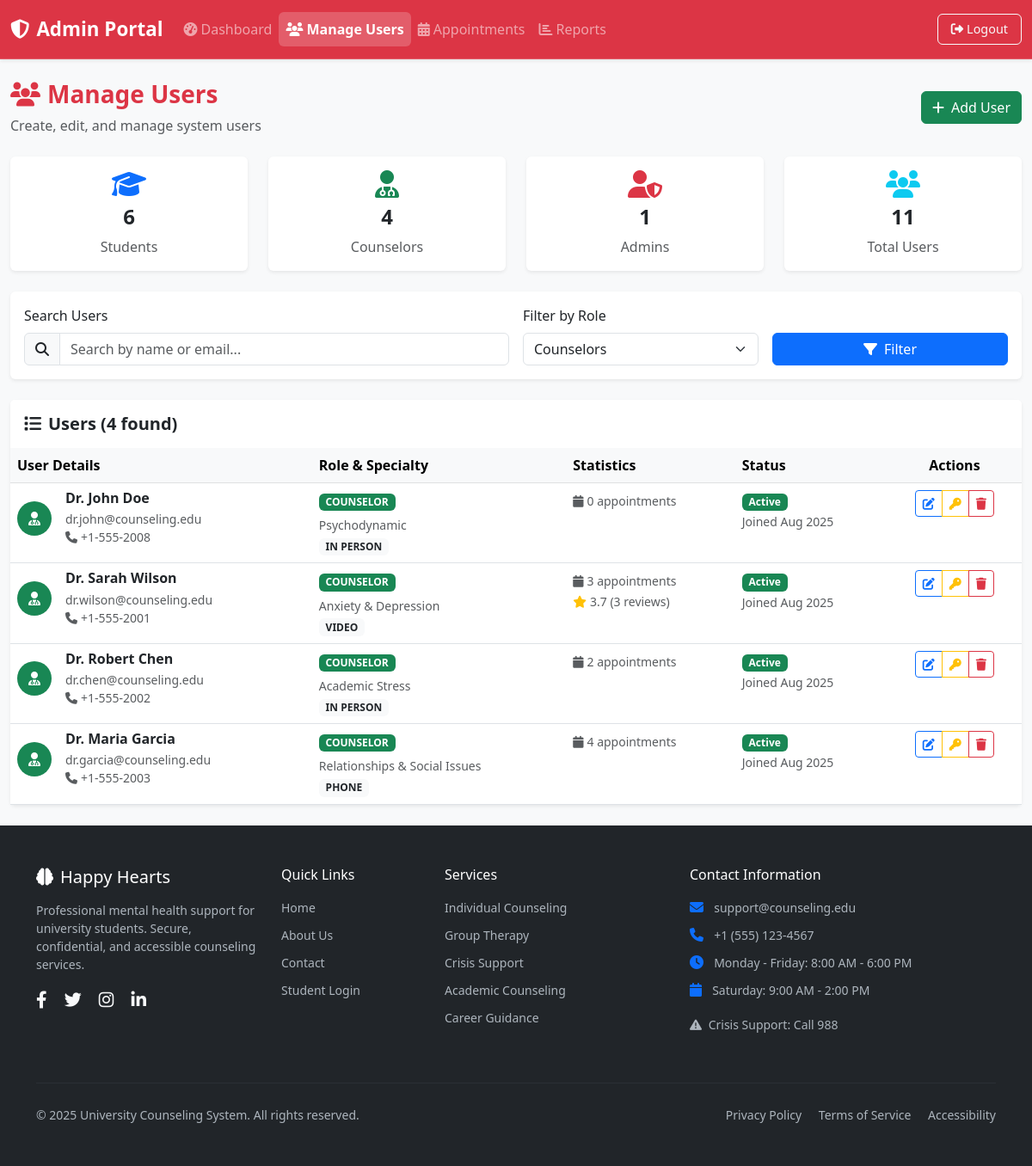
Page /admin/manage_users.php?role=COUNSELOR (signed in) on the earlier database version.
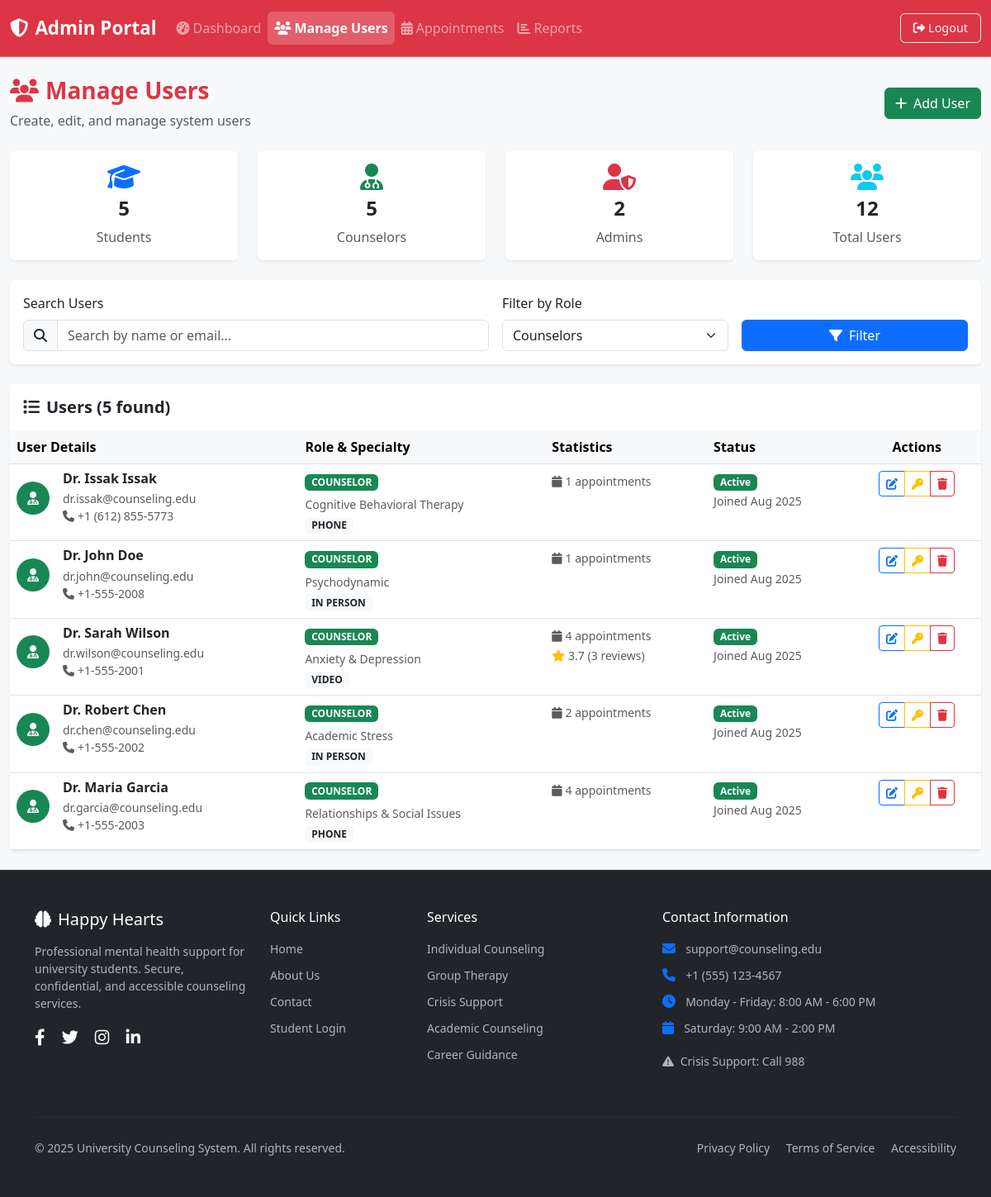
Same page on the later database version.
### tables this page shows
CREATE TABLE `counselor_profiles` (
  `user_id` bigint NOT NULL,
  `specialty` varchar(150) DEFAULT NULL,
  `meeting_mode` enum('IN_PERSON','VIDEO','PHONE') DEFAULT NULL,
  `bio` text,
  `location` varchar(150) DEFAULT NULL,
  PRIMARY KEY (`user_id`),
  CONSTRAINT `counselor_profiles_ibfk_1` FOREIGN KEY (`user_id`) REFERENCES `users` (`id`) ON DELETE CASCADE
);

CREATE TABLE `users` (
  `id` bigint NOT NULL AUTO_INCREMENT,
  `role` enum('STUDENT','COUNSELOR','ADMIN') NOT NULL,
  `name` varchar(150) NOT NULL,
  `email` varchar(150) NOT NULL,
  `password_hash` varchar(255) NOT NULL,
  `phone` varchar(20) DEFAULT NULL,
  `created_at` timestamp NULL DEFAULT CURRENT_TIMESTAMP,
  PRIMARY KEY (`id`),
  UNIQUE KEY `email` (`email`)
);

### admin/manage_users.php (the view, shortened to what the changed rows need)
<?php
require_once '../config/db.php';
$role_filter = $_GET['role'] ?? '';
$query = "
    SELECT u.*, cp.specialty, cp.meeting_mode, cp.bio, cp.location,
           (SELECT COUNT(*) FROM appointments WHERE student_id = u.id OR counselor_id = u.id) as appointment_count,
           (SELECT AVG(rating) FROM feedback f
            JOIN sessions s ON f.session_id = s.id
            JOIN appointments a ON s.appointment_id = a.id
            WHERE a.counselor_id = u.id) as avg_rating,
           (SELECT COUNT(*) FROM feedback f
            JOIN sessions s ON f.session_id = s.id
            JOIN appointments a ON s.appointment_id = a.id
            WHERE a.counselor_id = u.id) as feedback_count
    FROM users u
    LEFT JOIN counselor_profiles cp ON u.id = cp.user_id
    WHERE 1=1
";
$params = [];
if ($role_filter) {
    $query .= " AND u.role = ?";
    $params[] = $role_filter;
}
$query .= " ORDER BY u.created_at DESC";
$stmt = $pdo->prepare($query);
$stmt->execute($params);
$users = $stmt->fetchAll();
$stmt = $pdo->query("SELECT role, COUNT(*) as count FROM users GROUP BY role");
$role_counts = [];
while ($row = $stmt->fetch()) {
    $role_counts[$row['role']] = $row['count'];
}
?>
<!DOCTYPE html>
<html lang="en">
<head>
    <link href="https://cdn.jsdelivr.net/npm/bootstrap@5.3.0/dist/css/bootstrap.min.css" rel="stylesheet">
    <link href="https://cdnjs.cloudflare.com/ajax/libs/font-awesome/6.4.0/css/all.min.css" rel="stylesheet">
    <link href="../assets/css/app.css" rel="stylesheet">
</head>
<body class="bg-light">
    <div class="container-fluid py-4">
        <div class="row">
            <div class="col-12">
                <div class="d-flex justify-content-between align-items-center mb-4">
                    <div>
                        <h1 class="h3 fw-bold text-danger">
                            <i class="fas fa-users me-2"></i>Manage Users
                        </h1>
                    </div>
                </div>
            </div>
        </div>
        <div class="row g-4 mb-4">
            <div class="col-md-3">
                <div class="card border-0 shadow-sm text-center">
                    <div class="card-body">
                        <i class="fas fa-graduation-cap text-primary fs-2 mb-2"></i>
                        <h4 class="fw-bold"><?= $role_counts['STUDENT'] ?? 0 ?></h4>
                        <p class="text-muted mb-0">Students</p>
                    </div>
                </div>
            </div>
            <div class="col-md-3">
                <div class="card border-0 shadow-sm text-center">
                    <div class="card-body">
                        <i class="fas fa-user-md text-success fs-2 mb-2"></i>
                        <h4 class="fw-bold"><?= $role_counts['COUNSELOR'] ?? 0 ?></h4>
                        <p class="text-muted mb-0">Counselors</p>
                    </div>
                </div>
            </div>
            <div class="col-md-3">
                <div class="card border-0 shadow-sm text-center">
                    <div class="card-body">
                        <i class="fas fa-user-shield text-danger fs-2 mb-2"></i>
                        <h4 class="fw-bold"><?= $role_counts['ADMIN'] ?? 0 ?></h4>
                        <p class="text-muted mb-0">Admins</p>
                    </div>
                </div>
            </div>
            <div class="col-md-3">
                <div class="card border-0 shadow-sm text-center">
                    <div class="card-body">
                        <i class="fas fa-users text-info fs-2 mb-2"></i>
                        <h4 class="fw-bold"><?= array_sum($role_counts) ?></h4>
                        <p class="text-muted mb-0">Total Users</p>
                    </div>
                </div>
            </div>
        </div>
        <div class="card border-0 shadow-sm">
            <div class="card-header bg-white border-0 py-3">
                <h5 class="mb-0 fw-bold">
                    <i class="fas fa-list me-2"></i>Users (<?= count($users) ?> found)
                </h5>
            </div>
            <div class="card-body p-0">
                <div class="table-responsive">
                    <table class="table table-hover mb-0">
                        <thead class="table-light">
                            <tr>
                                <th>User Details</th>
                                <th>Role & Specialty</th>
                                <th>Statistics</th>
                                <th>Status</th>
                                <th class="text-center">Actions</th>
                            </tr>
                        </thead>
                        <tbody>
                            <?php foreach ($users as $user): ?>
                                <tr>
                                    <td>
                                        <div class="d-flex align-items-center">
                                            <div class="me-3">
                                                <div class="bg-<?= $user['role'] === 'ADMIN' ? 'danger' : ($user['role'] === 'COUNSELOR' ? 'success' : 'primary') ?>
                                                          text-white rounded-circle d-flex align-items-center justify-content-center"
                                                     style="width: 40px; height: 40px;">
                                                    <i class="fas fa-<?= $user['role'] === 'ADMIN' ? 'user-shield' : ($user['role'] === 'COUNSELOR' ? 'user-md' : 'graduation-cap') ?>"></i>
                                                </div>
                                            </div>
                                            <div>
                                                <h6 class="mb-1 fw-bold"><?= htmlspecialchars($user['name']) ?></h6>
                                                <p class="mb-0 text-muted small"><?= htmlspecialchars($user['email']) ?></p>
                                                <?php if ($user['phone']): ?>
                                                    <p class="mb-0 text-muted small">
                                                        <i class="fas fa-phone me-1"></i><?= htmlspecialchars($user['phone']) ?>
                                                    </p>
                                                <?php endif; ?>
                                            </div>
                                        </div>
                                    </td>
                                    <td>
                                        <span class="badge bg-<?= $user['role'] === 'ADMIN' ? 'danger' : ($user['role'] === 'COUNSELOR' ? 'success' : 'primary') ?> mb-1">
                                            <?= $user['role'] ?>
                                        </span>
                                        <?php if ($user['specialty']): ?>
                                            <br><small class="text-muted"><?= htmlspecialchars($user['specialty']) ?></small>
                                        <?php endif; ?>
                                        <?php if ($user['meeting_mode']): ?>
                                            <br><span class="badge bg-light text-dark"><?= str_replace('_', ' ', $user['meeting_mode']) ?></span>
                                        <?php endif; ?>
                                    </td>
                                    <td>
                                        <small class="text-muted">
                                            <i class="fas fa-calendar me-1"></i><?= $user['appointment_count'] ?> appointments
                                            <?php if ($user['role'] === 'COUNSELOR' && $user['avg_rating']): ?>
                                                <br><i class="fas fa-star text-warning me-1"></i><?= number_format($user['avg_rating'], 1) ?>
                                                (<?= $user['feedback_count'] ?> reviews)
                                            <?php endif; ?>
                                        </small>
                                    </td>
                                    <td>
                                        <span class="badge bg-success">Active</span>
                                        <br><small class="text-muted">Joined <?= date('M Y', strtotime($user['created_at'])) ?></small>
                                    </td>
                                    <td class="text-center">
                                        <div class="btn-group" role="group">
                                            <button type="button" class="btn btn-sm btn-outline-primary"
                                                    data-bs-toggle="modal" data-bs-target="#editUserModal"
                                                    onclick="editUser(<?= htmlspecialchars(json_encode($user)) ?>)">
                                                <i class="fas fa-edit"></i>
                                            </button>
                                            <button type="button" class="btn btn-sm btn-outline-warning"
                                                    data-bs-toggle="modal" data-bs-target="#resetPasswordModal"
                                                    data-user-id="<?= $user['id'] ?>" data-user-name="<?= htmlspecialchars($user['name']) ?>">
                                                <i class="fas fa-key"></i>
                                            </button>
                                            <button type="button" class="btn btn-sm btn-outline-danger"
                                                    data-bs-toggle="modal" data-bs-target="#deleteUserModal"
                                                    data-user-id="<?= $user['id'] ?>" data-user-name="<?= htmlspecialchars($user['name']) ?>">
                                                <i class="fas fa-trash"></i>
                                            </button>
                                        </div>
                                    </td>
                                </tr>
                            <?php endforeach; ?>
                        </tbody>
                    </table>
                </div>
            </div>
        </div>
    </div>
</body>
</html>

Differences in the rows shown:
added counselor_profiles: user_id.name "Dr. Issak Issak", user_id.email "dr.issak@counseling.edu", user_id.phone "+1 (612) 855-5773", user_id.role "COUNSELOR", specialty "Cognitive Behavioral Therapy", meeting_mode "PHONE", appointment_count "1", user_id.created_at "Aug 2025"
computed for counselor_profiles "Psychodynamic": appointment_count "0" → "1"
computed for counselor_profiles "Anxiety & Depression": appointment_count "3" → "4"
Other differences:
$role_counts['STUDENT']: "6" → "5"
$role_counts['COUNSELOR']: "4" → "5"
$role_counts['ADMIN']: "1" → "2"
array_sum($role_counts): "11" → "12"
count($users): "4" → "5"
